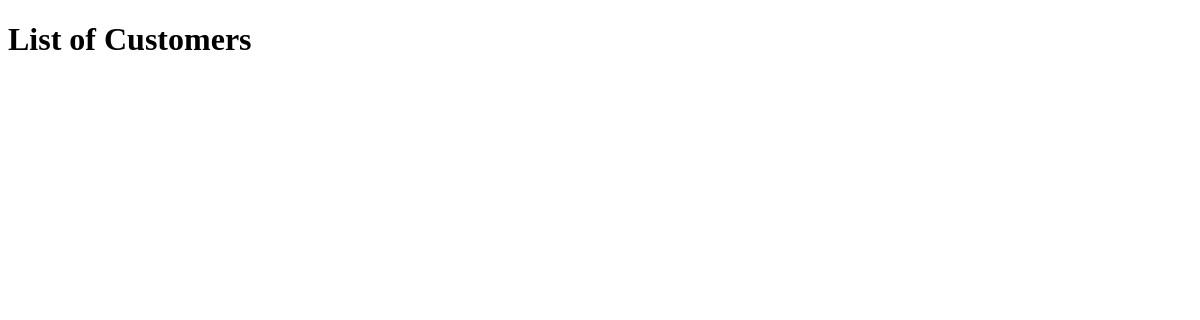
Before: /customers/ with the older database file.
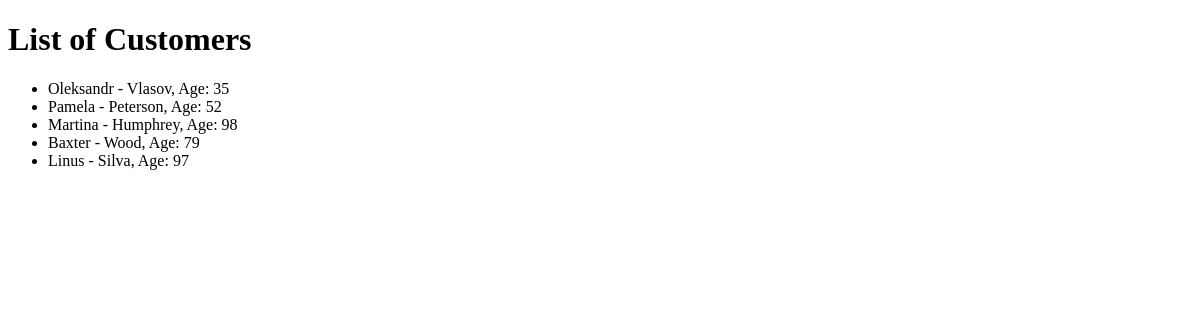
After: the same page with the newer database file.
### banksystem/models.py (models this page shows, shortened)
class Customer(models.Model):
    first_name = models.CharField(max_length=50, db_index=True)
    last_name = models.CharField(max_length=50, db_index=True)
    email = models.EmailField(unique=True)
    age = models.PositiveIntegerField()
    created_at = models.DateTimeField(auto_now_add=True)
    class Meta:
        verbose_name_plural = "Customers"

### banksystem/views.py (the view)
# urls.py: path("customers/", CustomerListView.as_view(), name="customer_list"),
class CustomerListView(View):
    template_name = "customer/customer_list.html"
    def get(self, request):
        customers = Customer.objects.all()
        context = {"customers": customers}
        return render(request, self.template_name, context)

### templates/customer/customer_list.html (shortened to what this page needs)
<!DOCTYPE html>
<html>
  <head>
  </head>
  <body>
    <h1>List of Customers</h1>
    <ul>
      {% for customer in customers %}
      <li>
        {{ customer.first_name }} - {{ customer.last_name }}, Age:
        {{customer.age}}
      </li>
      {% endfor %}
    </ul>
  </body>
</html>

Changed rows visible on the page:
added Customer: first_name "Oleksandr", last_name "Vlasov", age "35"
added Customer: first_name "Pamela", last_name "Peterson", age "52"
added Customer: first_name "Martina", last_name "Humphrey", age "98"
added Customer: first_name "Baxter", last_name "Wood", age "79"
added Customer: first_name "Linus", last_name "Silva", age "97"
